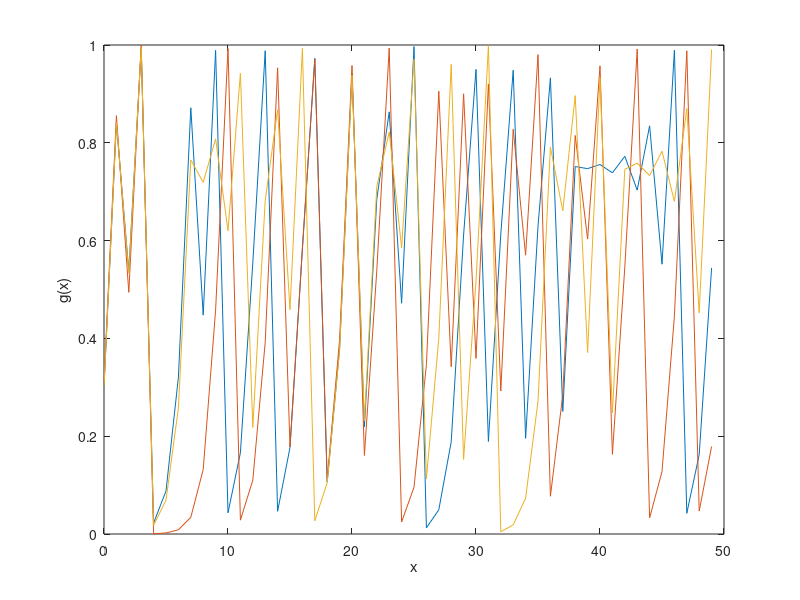

The MATLAB source for this figure:
function ce0104
  
  nmax=50;
  x0=[0.3 0.31 0.301];
  
  y=zeros(nmax,1+length(x0));
  y(1,:)=[0 x0];
  for i=2:1:nmax
    y(i,1)=i-1;
    for j=1:1:length(x0)
      
      y(i,j+1)=g(y(i-1,j+1));
    end
  end
  plot(y(:,1),y(:,2:end));
  ylabel('g(x)');
  xlabel('x');
endfunction
function y=g(x)
  y=4*x*(1-x);
endfunction